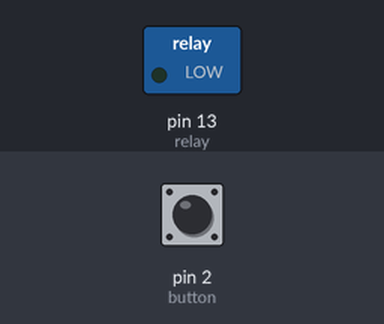
A sketch run on a simulated Arduino Uno, built with avr-gcc and run on an emulated ATmega328P. On the bench: switched loads named in the sketch (green lamp = pin HIGH). Dashed ring = blinking. Inputs (shaded band) come from the test bench; at power-on: pin 2 (button) LOW. What the sketch prints to the serial monitor is not drawn.

Above: at 1.2 s.
1.3 s: pin 2 (button) pulled HIGH for 3.2 s
At 4.6 s:
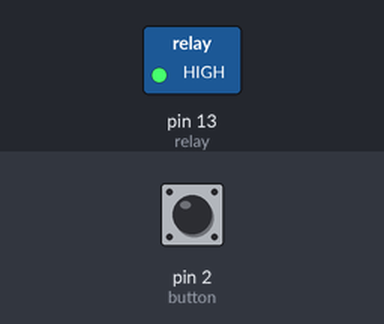
6.0 s: pin 2 (button) pulled HIGH for 0.15 s
At 7.0 s:
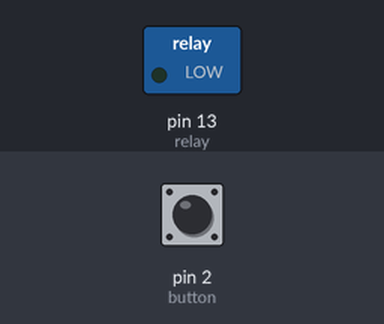
Timing chart, 0 to 9.0 s (numbered marks = the images above; inputs shaded):
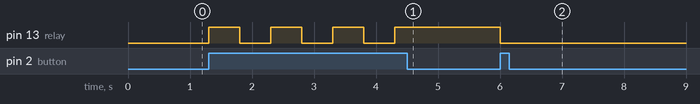

The sketch:

Relay_Pushbutton_Latching.ino
```cpp
const int button = 2;
const int relay = 13;
int buttonState = 0;
int val;

void setup() {
Serial.begin(9600);
pinMode(relay, OUTPUT);
pinMode(button, INPUT);
}

void loop() {
buttonState = digitalRead(button);
Serial.println(button);


if (buttonState == HIGH && val == LOW) {
    digitalWrite(relay, HIGH);
    val = HIGH;
    delay(500);
  } else if (buttonState == HIGH && val == HIGH) {

    digitalWrite(relay, LOW);
    val = LOW;
    delay(500);
  }


}
```

Measured:
- after the input at 1.3 s, pin 13 (relay): alternates HIGH for 0.50 s and LOW for 0.50 s, 7 changes in all, then stays HIGH, starting at once
- after the input at 6.0 s, pin 13 (relay): HIGH → LOW at once
